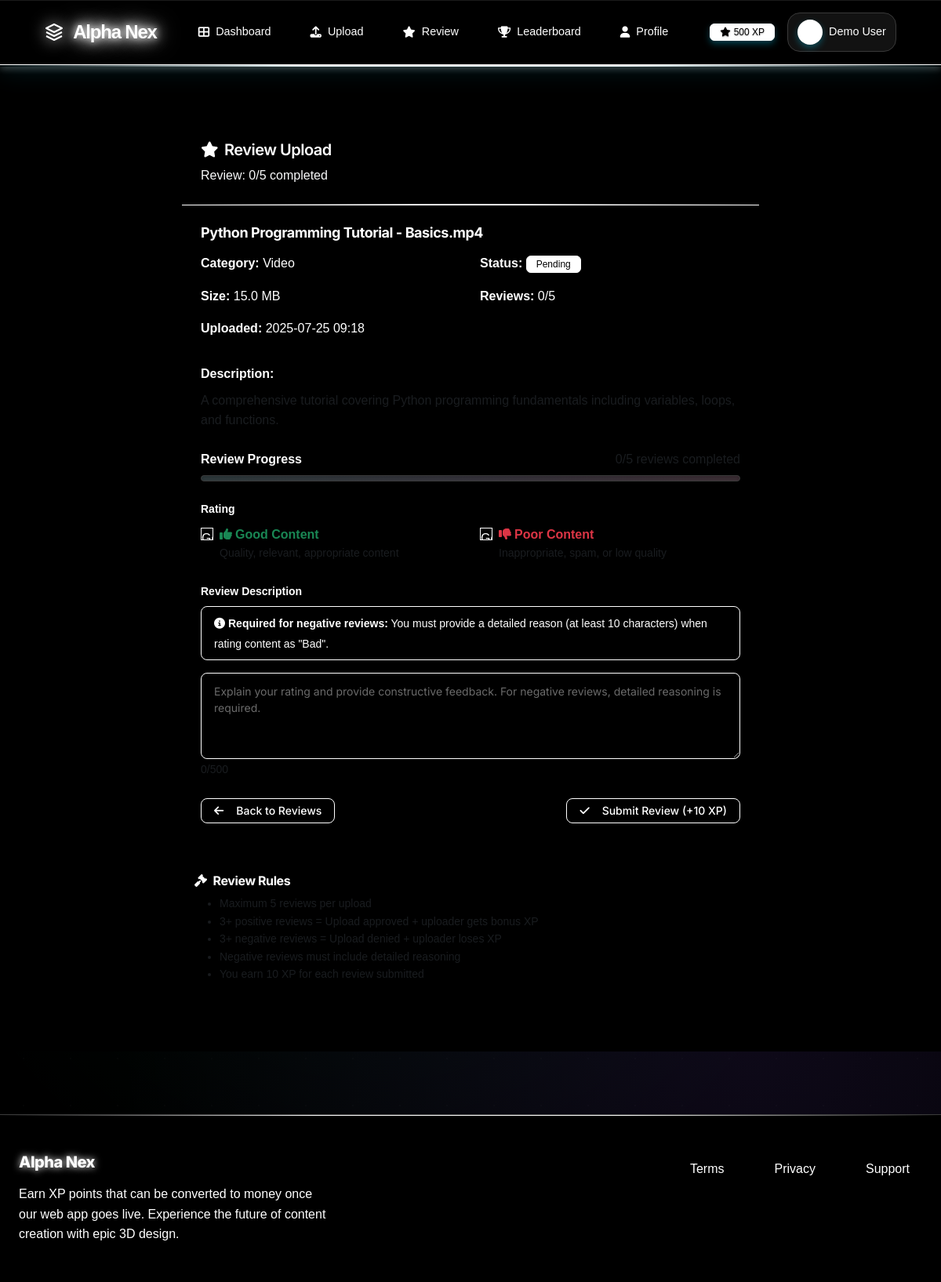
The page /review/1 on the database its author committed.
### models.py (models this page shows, shortened)
class User(UserMixin, db.Model):
    id = db.Column(db.Integer, primary_key=True)
    name = db.Column(db.String(100), nullable=False)
    email = db.Column(db.String(120), unique=True, nullable=False)
    password_hash = db.Column(db.String(256), nullable=False)
    is_verified = db.Column(db.Boolean, default=False)
    xp_points = db.Column(db.Integer, default=0)
    uploader_strikes = db.Column(db.Integer, default=0)
    reviewer_strikes = db.Column(db.Integer, default=0)
    is_banned = db.Column(db.Boolean, default=False)
    created_at = db.Column(db.DateTime, default=datetime.utcnow)
    kyc_verified = db.Column(db.Boolean, default=False)
    document_path = db.Column(db.String(255))
    selfie_path = db.Column(db.String(255))
    daily_upload_bytes = db.Column(db.Integer, default=0)
    daily_upload_reset = db.Column(db.DateTime, default=datetime.utcnow)
    current_badge = db.Column(db.String(50), default='New User')
    weekly_xp = db.Column(db.Integer, default=0)
    monthly_xp = db.Column(db.Integer, default=0)
    accuracy_percentage = db.Column(db.Float, default=0.0)
    referral_code = db.Column(db.String(20), unique=True)
    referred_by = db.Column(db.String(20))
    seasonal_badges = db.Column(db.Text)  # JSON string for badge collection
    uploads = db.relationship('Upload', backref='user', lazy=True)
    reviews = db.relationship('Review', backref='reviewer', lazy=True)
    strikes = db.relationship('Strike', backref='user', lazy=True)
    withdrawals = db.relationship('WithdrawalRequest', backref='user', lazy=True)
    contest_entries = db.relationship('ContestEntry', backref='user', lazy=True)

class Upload(db.Model):
    id = db.Column(db.Integer, primary_key=True)
    user_id = db.Column(db.Integer, db.ForeignKey('user.id'), nullable=False)
    filename = db.Column(db.String(255), nullable=False)
    original_filename = db.Column(db.String(255), nullable=False)
    file_path = db.Column(db.String(500), nullable=False)
    file_size = db.Column(db.Integer, nullable=False)
    description = db.Column(db.Text, nullable=False)
    category = db.Column(db.String(50), nullable=False)
    status = db.Column(db.String(20), default='pending')  # pending, approved, rejected
    ai_consent = db.Column(db.Boolean, default=False)
    uploaded_at = db.Column(db.DateTime, default=datetime.utcnow)
    deletion_deadline = db.Column(db.DateTime)
    duplicate_score = db.Column(db.Float, default=0.0)
    spam_score = db.Column(db.Float, default=0.0)
    reviews = db.relationship('Review', backref='upload', lazy=True, cascade='all, delete-orphan')

### routes.py (the view, shortened to what this page needs)
@app.route('/review/<int:upload_id>', methods=['GET', 'POST'])
def review_upload(upload_id):
    demo_user = User.query.filter_by(email='demo@alphanex.com').first()
    if not demo_user:
        return redirect(url_for('dashboard'))
    if demo_user.is_banned:
        flash('Your account is banned and cannot review content.', 'error')
        return redirect(url_for('dashboard'))
    upload = Upload.query.get_or_404(upload_id)
    if upload.user_id == demo_user.id:
        flash('You cannot review your own uploads.', 'error')
        return redirect(url_for('review_content'))
    existing_review = Review.query.filter_by(upload_id=upload_id, reviewer_id=demo_user.id).first()
    if existing_review:
        flash('You have already reviewed this upload.', 'error')
        return redirect(url_for('review_content'))
    review_count = Review.query.filter_by(upload_id=upload_id).count()
    if review_count >= 5:
        flash('This upload has reached the maximum number of reviews (5).', 'error')
        return redirect(url_for('review_content'))
    form = ReviewForm()
    existing_reviews = Review.query.filter_by(upload_id=upload_id).all()
    return render_template('reviewer/review_upload.html', upload=upload, form=form,
                         existing_reviews=existing_reviews, review_count=len(existing_reviews), demo_user=demo_user)

### templates/reviewer/review_upload.html (shortened to what this page needs)
{% extends "base.html" %}
{% block content %}
<div class="container my-5">
    <div class="row justify-content-center">
        <div class="col-lg-8">
            <div class="card border-0 shadow">
                <div class="card-header bg-dark text-white">
                    <h4 class="mb-0">
                        <i class="fas fa-star me-2"></i>Review Upload
                    </h4>
                    <p class="mb-0 mt-2 text-light">Review: {{ review_count }}/5 completed</p>
                </div>
                <div class="card-body p-4">
                    <div class="mb-4">
                        <h5 class="fw-bold">{{ upload.original_filename }}</h5>
                        <div class="row">
                            <div class="col-md-6">
                                <p><strong>Category:</strong> {{ upload.category.title() }}</p>
                                <p><strong>Size:</strong> {{ "%.1f"|format(upload.file_size / 1024 / 1024) }} MB</p>
                                <p><strong>Uploaded:</strong> {{ upload.uploaded_at.strftime('%Y-%m-%d %H:%M') }}</p>
                            </div>
                            <div class="col-md-6">
                                <p><strong>Status:</strong>
                                    <span class="badge bg-{% if upload.status == 'approved' %}success{% elif upload.status == 'rejected' %}danger{% else %}warning{% endif %}">
                                        {{ upload.status.title() }}
                                    </span>
                                </p>
                                <p><strong>Reviews:</strong> {{ review_count }}/5</p>
                            </div>
                        </div>
                        <div class="mt-3">
                            <strong>Description:</strong>
                            <p class="text-muted mt-2">{{ upload.description }}</p>
                        </div>
                    </div>
                    <div class="mb-4">
                        <div class="d-flex justify-content-between align-items-center mb-2">
                            <span class="fw-bold">Review Progress</span>
                            <span class="text-muted">{{ review_count }}/5 reviews completed</span>
                        </div>
                        <div class="progress mb-2" style="height: 8px;">
                        </div>
                    </div>
                    <form method="POST">
                        <div class="mb-4">
                            {{ form.rating.label(class="form-label fw-bold") }}
                            <div class="row">
                                <div class="col-md-6">
                                    <div class="form-check">
                                        {{ form.rating(value="good", class="form-check-input") }}
                                        <label class="form-check-label text-success fw-bold" for="{{ form.rating.id }}-0">
                                            <i class="fas fa-thumbs-up me-1"></i>Good Content
                                        </label>
                                        <small class="text-muted d-block">Quality, relevant, appropriate content</small>
                                    </div>
                                </div>
                                <div class="col-md-6">
                                    <div class="form-check">
                                        {{ form.rating(value="bad", class="form-check-input") }}
                                        <label class="form-check-label text-danger fw-bold" for="{{ form.rating.id }}-1">
                                            <i class="fas fa-thumbs-down me-1"></i>Poor Content
                                        </label>
                                        <small class="text-muted d-block">Inappropriate, spam, or low quality</small>
                                    </div>
                                </div>
                            </div>
                        </div>
                        <div class="mb-4">
                            {{ form.description.label(class="form-label fw-bold") }}
                            <div class="alert alert-info py-2">
                                <small><i class="fas fa-info-circle me-1"></i><strong>Required for negative reviews:</strong> You must provide a detailed reason (at least 10 characters) when rating content as "Bad".</small>
                            </div>
                            {{ form.description(class="form-control", rows="4", placeholder="Explain your rating and provide constructive feedback. For negative reviews, detailed reasoning is required.") }}
                        </div>
                        <div class="d-flex justify-content-between">
                            <a href="{{ url_for('review_content') }}" class="btn btn-outline-secondary">
                                <i class="fas fa-arrow-left me-2"></i>Back to Reviews
                            </a>
                            <button type="submit" class="btn btn-dark">
                                <i class="fas fa-check me-2"></i>Submit Review (+10 XP)
                            </button>
                        </div>
                    </form>
                </div>
            </div>
            <div class="card border-0 shadow-sm mt-4">
                <div class="card-body p-3">
                    <h6 class="fw-bold mb-2"><i class="fas fa-gavel me-2"></i>Review Rules</h6>
                    <ul class="mb-0 small text-muted">
                        <li>Maximum 5 reviews per upload</li>
                        <li>3+ positive reviews = Upload approved + uploader gets bonus XP</li>
                        <li>3+ negative reviews = Upload denied + uploader loses XP</li>
                        <li>Negative reviews must include detailed reasoning</li>
                        <li>You earn 10 XP for each review submitted</li>
                    </ul>
                </div>
            </div>
        </div>
    </div>
</div>
{% endblock %}

### templates/base.html (shortened to what this page needs)
<!DOCTYPE html>
<html lang="en">
<head>
    <link href="https://cdnjs.cloudflare.com/ajax/libs/font-awesome/6.4.0/css/all.min.css" rel="stylesheet">
    <link href="https://cdn.jsdelivr.net/npm/bootstrap@5.3.0/dist/css/bootstrap.min.css" rel="stylesheet">
    <link href="{{ url_for('static', filename='css/style.css') }}" rel="stylesheet">
    <link href="{{ url_for('static', filename='css/epic-3d-effects.css') }}" rel="stylesheet">
    <link href="{{ url_for('static', filename='css/minimal-black-white.css') }}" rel="stylesheet">
</head>
<body class="cyber-grid">
    <nav class="navbar">
        <div class="container-premium">
            <div class="flex-between" style="width: 100%;">
                <a href="{{ url_for('index') }}" class="navbar-brand">
                    Alpha Nex
                </a>
                <div class="navbar-nav navbar-nav-horizontal">
                    <a href="{{ url_for('dashboard') }}" class="nav-link">
                        <i class="fas fa-th-large"></i>Dashboard
                    </a>
                    <a href="{{ url_for('upload_file') }}" class="nav-link">
                        <i class="fas fa-upload"></i>Upload
                    </a>
                    <a href="{{ url_for('review_content') }}" class="nav-link">
                        <i class="fas fa-star"></i>Review
                    </a>
                    <a href="{{ url_for('leaderboard') }}" class="nav-link">
                        <i class="fas fa-trophy"></i>Leaderboard
                    </a>
                    <a href="{{ url_for('profile') }}" class="nav-link">
                        <i class="fas fa-user"></i>Profile
                    </a>
                    <div class="navbar-user-section">
                        <span class="badge badge-primary glitch-effect">
                            <i class="fas fa-star"></i>
                            {{ demo_user.xp_points if demo_user else 500 }} XP
                        </span>
                        <div class="user-profile-display">
                            <div class="user-avatar">
                                <i class="fas fa-user"></i>
                            </div>
                            <span class="user-name holographic">{{ demo_user.name if demo_user else 'Demo User' }}</span>
                        </div>
                    </div>
                </div>
            </div>
        </div>
    </nav>
    <main class="container-fluid py-4 hologram-scanner">
        <div class="container-epic">
            {% block content %}{% endblock %}
        </div>
    </main>
    <footer style="
        background: linear-gradient(135deg, var(--dark-900) 0%, var(--black) 100%);
        border-top: 1px solid var(--border);
        margin-top: 5rem;
        padding: 3rem 0;
        position: relative;
        overflow: hidden;
    ">
        <div style="
            position: absolute;
            top: 0;
            left: 0;
            right: 0;
            height: 1px;
            background: linear-gradient(90deg, transparent, var(--neon-blue), var(--neon-purple), transparent);
        "></div>
        <div class="container-premium">
            <div style="display: flex; justify-content: space-between; align-items: start; flex-wrap: wrap; gap: 2rem;">
                <div>
                    <h6 style="
                        font-weight: var(--weight-extrabold);
                        color: var(--white);
                        font-size: 1.25rem;
                        margin-bottom: 1rem;
                        text-shadow: 0 0 10px var(--neon-blue);
                    " class="holographic">Alpha Nex</h6>
                    <p style="
                        color: var(--text-secondary);
                        margin: 0;
                        max-width: 400px;
                        line-height: 1.6;
                    ">Earn XP points that can be converted to money once our web app goes live. Experience the future of content creation with epic 3D design.</p>
                </div>
                <div style="display: flex; gap: 2rem; align-items: center;">
                    <a href="#" style="
                        color: var(--text-secondary);
                        text-decoration: none;
                        font-weight: var(--weight-medium);
                        padding: 0.5rem 1rem;
                        border-radius: var(--radius);
                        transition: all 0.3s ease;
                        position: relative;
                        transform-style: preserve-3d;
                    " onmouseover="this.style.color='var(--white)'; this.style.transform='translateY(-2px)'; this.style.textShadow='0 0 10px var(--neon-blue)'" onmouseout="this.style.color='var(--text-secondary)'; this.style.transform='translateY(0)'; this.style.textShadow='none'">Terms</a>
                    <a href="#" style="
                        color: var(--text-secondary);
                        text-decoration: none;
                        font-weight: var(--weight-medium);
                        padding: 0.5rem 1rem;
                        border-radius: var(--radius);
                        transition: all 0.3s ease;
                        position: relative;
                        transform-style: preserve-3d;
                    " onmouseover="this.style.color='var(--white)'; this.style.transform='translateY(-2px)'; this.style.textShadow='0 0 10px var(--neon-purple)'" onmouseout="this.style.color='var(--text-secondary)'; this.style.transform='translateY(0)'; this.style.textShadow='none'">Privacy</a>
                    <a href="#" style="
                        color: var(--text-secondary);
                        text-decoration: none;
                        font-weight: var(--weight-medium);
                        padding: 0.5rem 1rem;
                        border-radius: var(--radius);
                        transition: all 0.3s ease;
                        position: relative;
                        transform-style: preserve-3d;
                    " onmouseover="this.style.color='var(--white)'; this.style.transform='translateY(-2px)'; this.style.textShadow='0 0 10px var(--neon-green)'" onmouseout="this.style.color='var(--text-secondary)'; this.style.transform='translateY(0)'; this.style.textShadow='none'">Support</a>
                </div>
            </div>
        </div>
    </footer>
</body>
</html>

### rows shown on the page
User: xp_points "500", name "Demo User"
Upload: original_filename "Python Programming Tutorial - Basics.mp4", category "Video", upload.file_size/1024/1024 "15.0", uploaded_at "2025-07-25 09:18", status "Pending", description "A comprehensive tutorial covering Python programming fundamentals including variables, loops, and functions."

### other values the page prints
{{ review_count }} "0"
